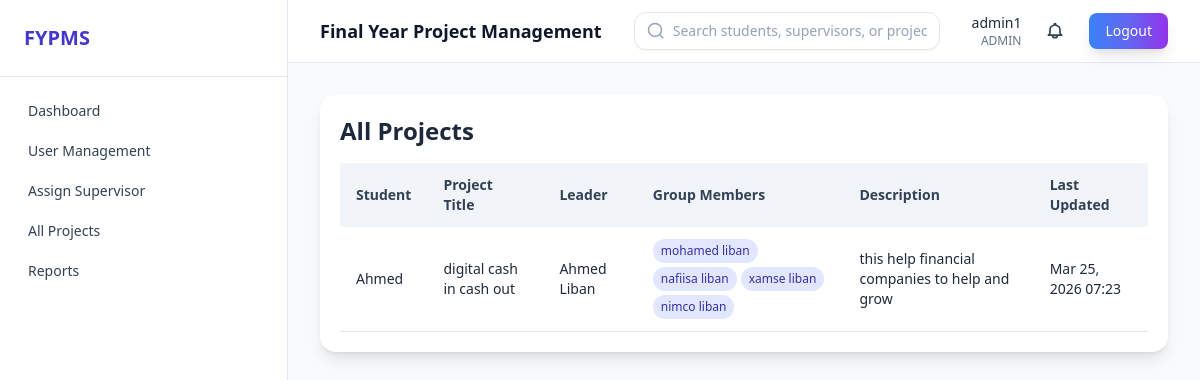
The app's page /projects/admin/projects/ (signed in) with its own data.
### users/models.py (models this page shows, shortened)
class User(AbstractUser):
    class Role(models.TextChoices):
        ADMIN = "ADMIN", "Admin"
        SUPERVISOR = "SUPERVISOR", "Supervisor"
        STUDENT = "STUDENT", "Student"
    role = models.CharField(
        max_length=20,
        choices=Role.choices,
        default=Role.STUDENT,
    )

### projects/models.py (models this page shows, shortened)
class Project(models.Model):
    student = models.OneToOneField(
        settings.AUTH_USER_MODEL,
        on_delete=models.CASCADE,
        related_name="project",
        limit_choices_to={"role": "STUDENT"},
    )
    project_title = models.CharField(max_length=255, help_text="Title of the final year project")
    description = models.TextField(help_text="Detailed description of the project")
    leader = models.ForeignKey(
        settings.AUTH_USER_MODEL,
        on_delete=models.CASCADE,
        related_name="led_projects",
        limit_choices_to={"role": "STUDENT"},
        help_text="Project leader (can be different from the submitting student)"
    )
    created_at = models.DateTimeField(auto_now_add=True)
    updated_at = models.DateTimeField(auto_now=True)

class GroupMember(models.Model):
    project = models.ForeignKey(Project, on_delete=models.CASCADE, related_name="group_members")
    name = models.CharField(max_length=255, help_text="Full name of the group member")
    email = models.EmailField(blank=True, help_text="Email address of the group member (optional)")
    class Meta:
        unique_together = ['project', 'name']

### projects/views.py (the view)
# urls.py: path("admin/projects/", ProjectListView.as_view(), name="project-list"),
class ProjectListView(AdminRequiredMixin, ListView):
    template_name = "projects/project_list.html"
    context_object_name = "projects"
    def get_queryset(self):
        return Project.objects.select_related("student", "leader").prefetch_related("group_members").order_by("-updated_at")

### users/context_processors.py (called while the page is built)
def unread_notification_count(request):
    user = getattr(request, "user", None)
    if not user or not user.is_authenticated:
        return {"unread_notification_count": 0}
    from projects.models import Notification
    return {
        "unread_notification_count": Notification.objects.filter(user=user, is_read=False).count()
        if user.role in {User.Role.ADMIN, User.Role.SUPERVISOR, User.Role.STUDENT}
        else 0
    }

def unread_notification_preview(request):
    user = getattr(request, "user", None)
    if not user or not user.is_authenticated:
        return {"unread_notifications_nav": []}
    unread_qs = Notification.objects.filter(user=user, is_read=False).order_by("-created_at")[:5]
    return {"unread_notifications_nav": unread_qs}

### users/mixins.py (called while the page is built)
    def test_func(self):
        return self.request.user.role in self.allowed_roles or self.request.user.is_superuser

### templates/projects/project_list.html
{% extends "base.html" %}
{% block content %}
<div class="rounded-2xl bg-white p-5 shadow-lg">
    <h2 class="mb-4 text-2xl font-bold">All Projects</h2>
    <div class="overflow-x-auto">
        <table class="min-w-full text-sm">
            <thead class="bg-slate-100 text-slate-700">
                <tr>
                    <th class="px-4 py-3 text-left">Student</th>
                    <th class="px-4 py-3 text-left">Project Title</th>
                    <th class="px-4 py-3 text-left">Leader</th>
                    <th class="px-4 py-3 text-left">Group Members</th>
                    <th class="px-4 py-3 text-left">Description</th>
                    <th class="px-4 py-3 text-left">Last Updated</th>
                </tr>
            </thead>
            <tbody>
                {% for project in projects %}
                    <tr class="border-b odd:bg-white even:bg-slate-50 hover:bg-indigo-50">
                        <td class="px-4 py-3">{{ project.student.username }}</td>
                        <td class="px-4 py-3 font-medium">{{ project.project_title }}</td>
                        <td class="px-4 py-3">{{ project.leader.get_full_name|default:project.leader.username }}</td>
                        <td class="px-4 py-3">
                            {% if project.group_members.all %}
                                <div class="flex flex-wrap gap-1">
                                    {% for member in project.group_members.all %}
                                        <span class="inline-flex items-center px-2 py-1 rounded-full text-xs bg-indigo-100 text-indigo-800">
                                            {{ member.name }}
                                        </span>
                                    {% endfor %}
                                </div>
                            {% else %}
                                <span class="text-gray-500">No group members</span>
                            {% endif %}
                        </td>
                        <td class="px-4 py-3">{{ project.description|truncatechars:80 }}</td>
                        <td class="px-4 py-3">{{ project.updated_at|date:"M d, Y H:i" }}</td>
                    </tr>
                {% empty %}
                    <tr><td colspan="6" class="px-4 py-8 text-center text-slate-500">No projects available.</td></tr>
                {% endfor %}
            </tbody>
        </table>
    </div>
</div>
{% endblock %}

### templates/partials/navbar.html (shortened to what this page needs)
<header class="sticky top-0 z-30 border-b border-slate-200 bg-white/90 backdrop-blur">
    <div class="flex items-center justify-between px-4 py-3 sm:px-6 lg:px-8">
        <div class="flex items-center gap-3">
            <h1 class="text-lg font-semibold text-slate-900">Final Year Project Management</h1>
        </div>
        <div class="flex flex-1 items-center justify-center px-4 sm:px-6 lg:px-8">
            <div
                id="navbarSearchRoot"
                data-search-url="{% url 'projects:search' %}"
                data-search-ajax-url="{% url 'projects:search-ajax' %}"
                class="w-full max-w-xl"
            >
                <form method="get" action="{% url 'projects:search' %}" class="w-full">
                    <div class="relative">
                        <div class="flex items-center gap-2 rounded-xl border border-slate-200 bg-white px-3 py-2 shadow-sm">
                            <svg class="h-5 w-5 text-slate-400" fill="none" stroke="currentColor" viewBox="0 0 24 24">
                                <path stroke-linecap="round" stroke-linejoin="round" stroke-width="2" d="M21 21l-4.35-4.35m0 0A7.5 7.5 0 104.5 4.5a7.5 7.5 0 0012.15 12.15z"></path>
                            </svg>
                            <input
                                id="navbarSearchInput"
                                type="text"
                                name="q"
                                placeholder="Search students, supervisors, or projects..."
                                autocomplete="off"
                                spellcheck="false"
                                class="w-full bg-transparent text-sm outline-none placeholder:text-slate-400"
                                value="{{ request.GET.q|default_if_none:'' }}"
                            />
                        </div>
                    </div>
                </form>
            </div>
        </div>
        <div class="flex items-center gap-4">
            <div class="hidden text-right sm:block">
                <p class="text-sm font-medium">{{ user.username }}</p>
                <p class="text-xs text-slate-500">{{ user.role }}</p>
            </div>
            <div class="relative">
                <button
                    id="notifToggle"
                    type="button"
                    aria-haspopup="menu"
                    aria-expanded="false"
                    aria-controls="notifMenu"
                    class="relative rounded-lg p-2 text-slate-700 hover:bg-slate-100 transition"
                    onclick="toggleNotificationsMenu()"
                >
                </button>
            </div>
            <form method="post" action="{% url 'users:logout' %}">
                <button type="submit" class="rounded-lg bg-gradient-to-r from-blue-500 via-indigo-500 to-purple-600 px-4 py-2 text-sm font-medium text-white shadow-lg transition-all duration-300 hover:scale-105">
                    Logout
                </button>
            </form>
        </div>
    </div>
</header>

### records on screen
User: username "admin1", role "ADMIN"
Project: student.username "Ahmed", project_title "digital cash in cash out", leader.get_full_name "Ahmed Liban", description "this help financial companies to help and grow", updated_at "Mar 25, 2026 07:23"
GroupMember: name "mohamed liban"
GroupMember: name "nafiisa liban"
GroupMember: name "xamse liban"
GroupMember: name "nimco liban"
